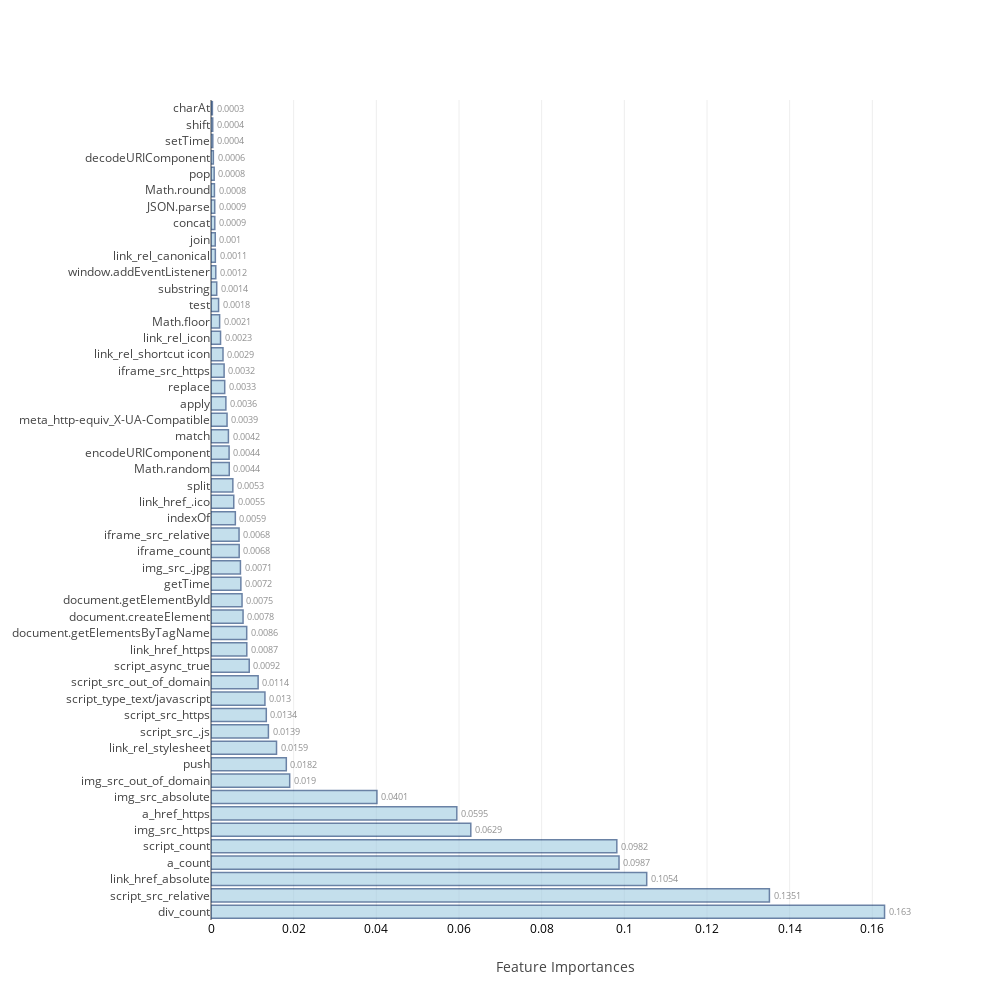
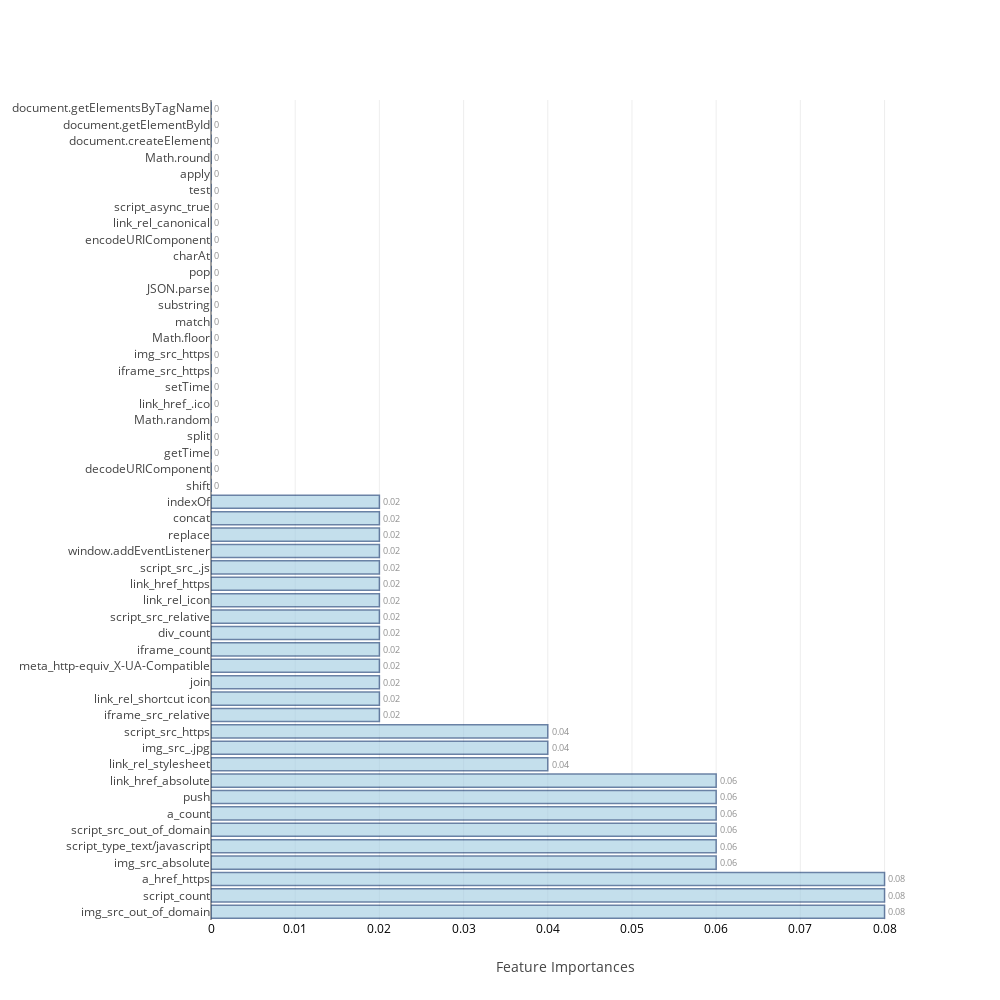
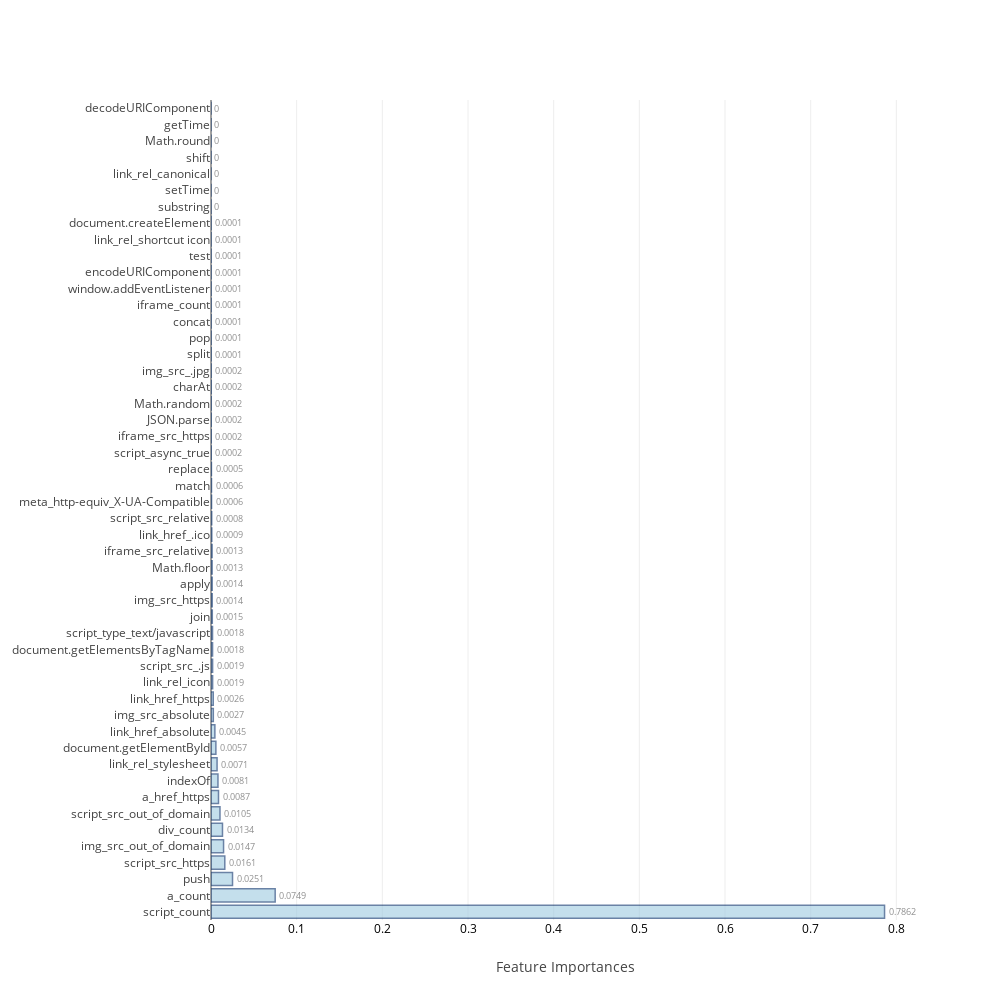
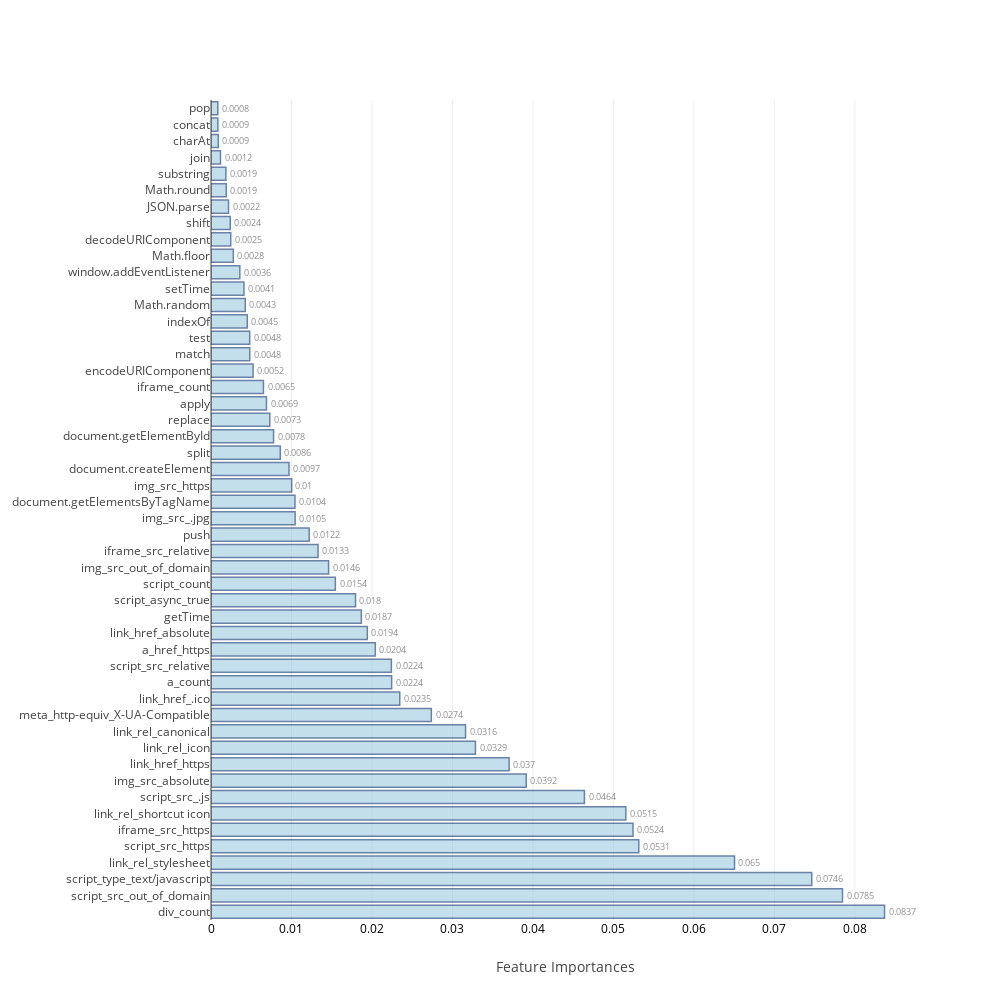

Notebook code cell kept with these figures, in order:
### Code cell
feat_imp=[None]*4
j=0
for i in range(0,8):
    if i>=2 and i<=5:
        model,cm_train,cm_test,acc_train,acc_test,roc_auc,feat_imp[j],mcc=f[i](scaled_X_train,train_Y,scaled_X_test,test_Y,columns)
        j=j+1
    else:
        model,cm_train,cm_test,acc_train,acc_test,roc_auc,mcc=f[i](scaled_X_train,train_Y,scaled_X_test,test_Y)
    table_80_50_train.loc[i]=   ([acc_train,cm_train.TP,cm_train.TN,cm_train.FP,cm_train.FN,cm_train.FPR,cm_train.FNR])
    table_80_50_test.loc[i] =   ([acc_test ,cm_test.TP, cm_test.TN, cm_test.FP, cm_test.FN, cm_test.FPR, cm_test.FNR,roc_auc,mcc])
    print("\n")

### Figure 1 — Plotly figure (JSON) as saved in the notebook; plotly's stock layout.template omitted (floating-point values rounded to 4 significant figures)
{"data": [{"marker": {"color": "rgb(158,202,225)", "line": {"color": "rgb(8,48,107)", "width": 1.5}}, "opacity": 0.6, "orientation": "h", "text": [0.163, 0.1351, 0.1054, 0.0987, 0.0982, 0.0629, 0.0595, 0.0401, 0.019, 0.0182, 0.0159, 0.0139, 0.0134, 0.013, 0.0114, 0.0092, 0.0087, 0.0086, 0.0078, 0.0075, 0.0072, 0.0071, 0.0068, 0.0068, 0.0059, 0.0055, 0.0053, 0.0044, 0.0044, 0.0042, 0.0039, 0.0036, 0.0033, 0.0032, 0.0029, 0.0023, 0.0021, 0.0018, 0.0014, 0.0012, 0.0011, 0.001, 0.0009, 0.0009, 0.0008, 0.0008, 0.0006, 0.0004, 0.0004, 0.0003], "textposition": "outside", "type": "bar", "uid": "f2ff4e36-83f9-4ab6-b724-846893d3a877", "x": [0.163, 0.1351, 0.1054, 0.09871, 0.09818, 0.06285, 0.05947, 0.04015, 0.01904, 0.01822, 0.01585, 0.01389, 0.01338, 0.01305, 0.0114, 0.009246, 0.008658, 0.008639, 0.007757, 0.007511, 0.007225, 0.00712, 0.006819, 0.006789, 0.005887, 0.005506, 0.005284, 0.004417, 0.004379, 0.004211, 0.00388, 0.003597, 0.003318, 0.003172, 0.002903, 0.00231, 0.002089, 0.001835, 0.001386, 0.001157, 0.00105, 0.001029, 0.0009168, 0.0009029, 0.0008327, 0.0007694, 0.0005678, 0.000432, 0.0004156, 0.0003358], "y": ["div_count", "script_src_relative", "link_href_absolute", "a_count", "script_count", "img_src_https", "a_href_https", "img_src_absolute", "img_src_out_of_domain", "push", "link_rel_stylesheet", "script_src_.js", "script_src_https", "script_type_text/javascript", "script_src_out_of_domain", "script_async_true", "link_href_https", "document.getElementsByTagName", "document.createElement", "document.getElementById", "getTime", "img_src_.jpg", "iframe_count", "iframe_src_relative", "indexOf", "link_href_.ico", "split", "Math.random", "encodeURIComponent", "match", "meta_http-equiv_X-UA-Compatible", "apply", "replace", "iframe_src_https", "link_rel_shortcut icon", "link_rel_icon", "Math.floor", "test", "substring", "window.addEventListener", "link_rel_canonical", "join", "concat", "JSON.parse", "Math.round", "pop", "decodeURIComponent", "setTime", "shift", "charAt"]}], "layout": {"autosize": false, "height": 1000, "width": 1000, "xaxis": {"tickfont": {"color": "black", "size": 12}, "title": "Feature Importances"}, "yaxis": {"automargin": true}}}

### Figure 2 — Plotly figure (JSON) as saved in the notebook; plotly's stock layout.template omitted (floating-point values rounded to 4 significant figures)
{"data": [{"marker": {"color": "rgb(158,202,225)", "line": {"color": "rgb(8,48,107)", "width": 1.5}}, "opacity": 0.6, "orientation": "h", "text": [0.08, 0.08, 0.08, 0.06, 0.06, 0.06, 0.06, 0.06, 0.06, 0.04, 0.04, 0.04, 0.02, 0.02, 0.02, 0.02, 0.02, 0.02, 0.02, 0.02, 0.02, 0.02, 0.02, 0.02, 0.02, 0.02, 0, 0, 0, 0, 0, 0, 0, 0, 0, 0, 0, 0, 0, 0, 0, 0, 0, 0, 0, 0, 0, 0, 0, 0], "textposition": "outside", "type": "bar", "uid": "5ba10315-d33d-4b8f-b3a2-6a36cb77dd45", "x": [0.08, 0.08, 0.08, 0.06, 0.06, 0.06, 0.06, 0.06, 0.06, 0.04, 0.04, 0.04, 0.02, 0.02, 0.02, 0.02, 0.02, 0.02, 0.02, 0.02, 0.02, 0.02, 0.02, 0.02, 0.02, 0.02, 0, 0, 0, 0, 0, 0, 0, 0, 0, 0, 0, 0, 0, 0, 0, 0, 0, 0, 0, 0, 0, 0, 0, 0], "y": ["img_src_out_of_domain", "script_count", "a_href_https", "img_src_absolute", "script_type_text/javascript", "script_src_out_of_domain", "a_count", "push", "link_href_absolute", "link_rel_stylesheet", "img_src_.jpg", "script_src_https", "iframe_src_relative", "link_rel_shortcut icon", "join", "meta_http-equiv_X-UA-Compatible", "iframe_count", "div_count", "script_src_relative", "link_rel_icon", "link_href_https", "script_src_.js", "window.addEventListener", "replace", "concat", "indexOf", "shift", "decodeURIComponent", "getTime", "split", "Math.random", "link_href_.ico", "setTime", "iframe_src_https", "img_src_https", "Math.floor", "match", "substring", "JSON.parse", "pop", "charAt", "encodeURIComponent", "link_rel_canonical", "script_async_true", "test", "apply", "Math.round", "document.createElement", "document.getElementById", "document.getElementsByTagName"]}], "layout": {"autosize": false, "height": 1000, "width": 1000, "xaxis": {"tickfont": {"color": "black", "size": 12}, "title": "Feature Importances"}, "yaxis": {"automargin": true}}}

### Figure 3 — Plotly figure (JSON) as saved in the notebook; plotly's stock layout.template omitted (floating-point values rounded to 4 significant figures)
{"data": [{"marker": {"color": "rgb(158,202,225)", "line": {"color": "rgb(8,48,107)", "width": 1.5}}, "opacity": 0.6, "orientation": "h", "text": [0.7862, 0.0749, 0.0251, 0.0161, 0.0147, 0.0134, 0.0105, 0.0087, 0.0081, 0.0071, 0.0057, 0.0045, 0.0027, 0.0026, 0.0019, 0.0019, 0.0018, 0.0018, 0.0015, 0.0014, 0.0014, 0.0013, 0.0013, 0.0009, 0.0008, 0.0006, 0.0006, 0.0005, 0.0002, 0.0002, 0.0002, 0.0002, 0.0002, 0.0002, 0.0001, 0.0001, 0.0001, 0.0001, 0.0001, 0.0001, 0.0001, 0.0001, 0.0001, 0, 0, 0, 0, 0, 0, 0], "textposition": "outside", "type": "bar", "uid": "fedba1c9-dc6b-4034-b598-0b52329b8234", "x": [0.7862, 0.07491, 0.02512, 0.0161, 0.01466, 0.0134, 0.01047, 0.008744, 0.008118, 0.00707, 0.005684, 0.004506, 0.002695, 0.002613, 0.001901, 0.001862, 0.001825, 0.001772, 0.001514, 0.00141, 0.00138, 0.001302, 0.001257, 0.0009194, 0.0008253, 0.0006366, 0.000583, 0.0004951, 0.0002413, 0.0002261, 0.0002213, 0.0002057, 0.0001829, 0.000158, 0.0001329, 0.0001146, 0.0001076, 9.496e-05, 8.461e-05, 7.465e-05, 6.498e-05, 5.577e-05, 5.482e-05, 1.214e-05, 0, 0, 0, 0, 0, 0], "y": ["script_count", "a_count", "push", "script_src_https", "img_src_out_of_domain", "div_count", "script_src_out_of_domain", "a_href_https", "indexOf", "link_rel_stylesheet", "document.getElementById", "link_href_absolute", "img_src_absolute", "link_href_https", "link_rel_icon", "script_src_.js", "document.getElementsByTagName", "script_type_text/javascript", "join", "img_src_https", "apply", "Math.floor", "iframe_src_relative", "link_href_.ico", "script_src_relative", "meta_http-equiv_X-UA-Compatible", "match", "replace", "script_async_true", "iframe_src_https", "JSON.parse", "Math.random", "charAt", "img_src_.jpg", "split", "pop", "concat", "iframe_count", "window.addEventListener", "encodeURIComponent", "test", "link_rel_shortcut icon", "document.createElement", "substring", "setTime", "link_rel_canonical", "shift", "Math.round", "getTime", "decodeURIComponent"]}], "layout": {"autosize": false, "height": 1000, "width": 1000, "xaxis": {"tickfont": {"color": "black", "size": 12}, "title": "Feature Importances"}, "yaxis": {"automargin": true}}}

### Figure 4 — Plotly figure (JSON) as saved in the notebook; plotly's stock layout.template omitted (floating-point values rounded to 4 significant figures)
{"data": [{"marker": {"color": "rgb(158,202,225)", "line": {"color": "rgb(8,48,107)", "width": 1.5}}, "opacity": 0.6, "orientation": "h", "text": [0.0837, 0.0785, 0.0746, 0.065, 0.0531, 0.0524, 0.0515, 0.0464, 0.0392, 0.037, 0.0329, 0.0316, 0.0274, 0.0235, 0.0224, 0.0224, 0.0204, 0.0194, 0.0187, 0.018, 0.0154, 0.0146, 0.0133, 0.0122, 0.0105, 0.0104, 0.01, 0.0097, 0.0086, 0.0078, 0.0073, 0.0069, 0.0065, 0.0052, 0.0048, 0.0048, 0.0045, 0.0043, 0.0041, 0.0036, 0.0028, 0.0025, 0.0024, 0.0022, 0.0019, 0.0019, 0.0012, 0.0009, 0.0009, 0.0008], "textposition": "outside", "type": "bar", "uid": "6520c42f-9a96-4a02-928d-28967c118578", "x": [0.08368, 0.07845, 0.07464, 0.06504, 0.05315, 0.05243, 0.05154, 0.04639, 0.03916, 0.03704, 0.03285, 0.03162, 0.02738, 0.02345, 0.02244, 0.02241, 0.02041, 0.01942, 0.01868, 0.01795, 0.01545, 0.01461, 0.0133, 0.0122, 0.01045, 0.01044, 0.01002, 0.009692, 0.008605, 0.007772, 0.007304, 0.006892, 0.006516, 0.005227, 0.004812, 0.00481, 0.004508, 0.004254, 0.004094, 0.00358, 0.002772, 0.002451, 0.002392, 0.002175, 0.001898, 0.001852, 0.001177, 0.000907, 0.0008529, 0.0008452], "y": ["div_count", "script_src_out_of_domain", "script_type_text/javascript", "link_rel_stylesheet", "script_src_https", "iframe_src_https", "link_rel_shortcut icon", "script_src_.js", "img_src_absolute", "link_href_https", "link_rel_icon", "link_rel_canonical", "meta_http-equiv_X-UA-Compatible", "link_href_.ico", "a_count", "script_src_relative", "a_href_https", "link_href_absolute", "getTime", "script_async_true", "script_count", "img_src_out_of_domain", "iframe_src_relative", "push", "img_src_.jpg", "document.getElementsByTagName", "img_src_https", "document.createElement", "split", "document.getElementById", "replace", "apply", "iframe_count", "encodeURIComponent", "match", "test", "indexOf", "Math.random", "setTime", "window.addEventListener", "Math.floor", "decodeURIComponent", "shift", "JSON.parse", "Math.round", "substring", "join", "charAt", "concat", "pop"]}], "layout": {"autosize": false, "height": 1000, "width": 1000, "xaxis": {"tickfont": {"color": "black", "size": 12}, "title": "Feature Importances"}, "yaxis": {"automargin": true}}}
